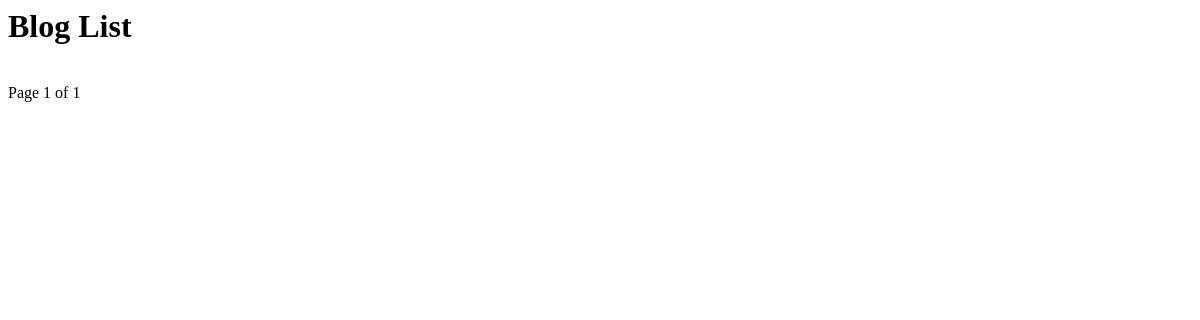
/blog/, run on an earlier commit of the app's database.
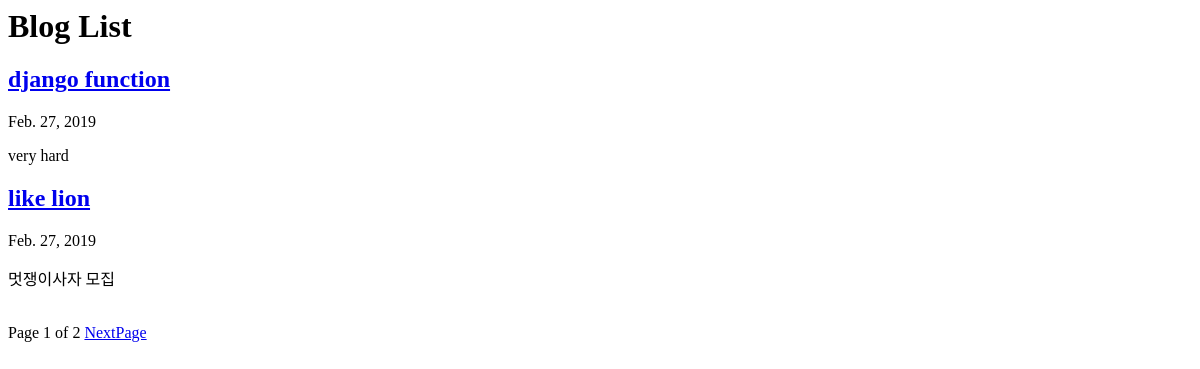
And on a later commit of the database.
### blog/models.py (models this page shows, shortened)
class Post(models.Model):
    title = models.CharField('TITLE', max_length=50, null= True)
    slug = models.SlugField('SLUG', max_length=50, unique=True, null=True, allow_unicode=True, help_text="one word for title alias.")
    description = models.CharField('DESCRIPTION', max_length=100, blank=True, help_text="simple text")
    content = models.TextField('CONTENT', null=True)
    create_date = models.DateField('Create_date', auto_now_add=True,)
    modify_date = models.DateField('Modify_date', auto_now=True)
    class Meta:
        verbose_name = 'post'
        verbose_name_plural = 'posts'
        db_table = 'my_post'
        ordering = ('-modify_date',)
    def get_absolute_url(self):
        return reverse('blog:post_detail', args=(self.slug,))

### blog/views.py (the view)
class PostLV(ListView):
    model = Post
    template_name = 'blog/post_all.html'
    context_object_name = 'posts'
    paginate_by = 2

### blog/templates/blog/post_all.html (shortened to what this page needs)
<h1>Blog List</h1>
{% for post in posts %}
    <h2><a href="{{ post.get_absolute_url }}">{{ post.title }}</a></h2>
    {{ post.modify_date|date:"N d, Y" }}
    <p>{{ post.description }}</p>
{% endfor %}
<div>
    <span>
    Page {{ page_obj.number }} of {{ page_obj.paginator.num_pages }}
    {% if page_obj.has_next %}
        <a href="?page={{ page_obj.next_page_number }}">NextPage</a>
    {% endif %}
    </span>
</div>

What changed in the data, as far as the page shows it:
added Post: title "django function", modify_date "Feb. 27, 2019", description "very hard"
added Post: title "like lion", modify_date "Feb. 27, 2019", description "멋쟁이사자 모집"
Also different on the page:
{{ page_obj.paginator.num_pages }}: "1" → "2"
text now shown: "NextPage"
